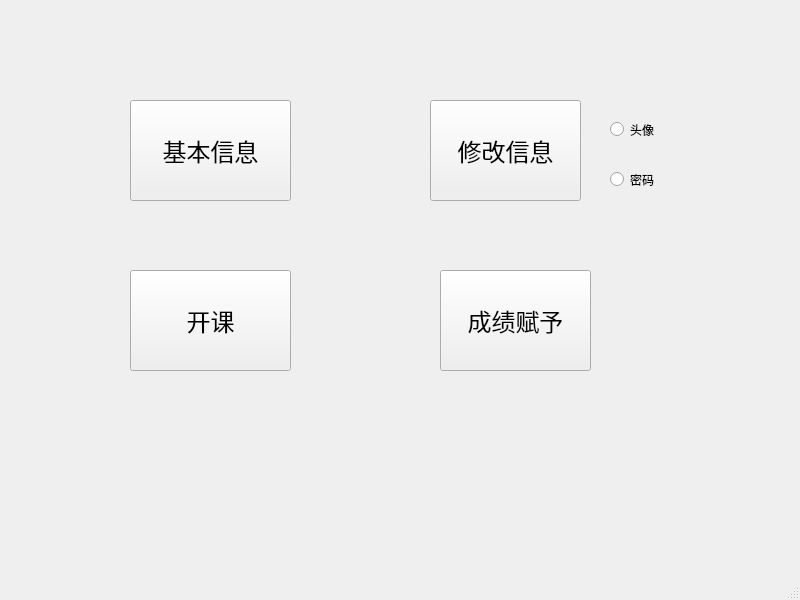
<?xml version="1.0" encoding="UTF-8"?>
<ui version="4.0">
 <class>MainWindow</class>
 <widget class="QMainWindow" name="MainWindow">
  <property name="geometry">
   <rect>
    <x>0</x>
    <y>0</y>
    <width>800</width>
    <height>600</height>
   </rect>
  </property>
  <property name="windowTitle">
   <string>MainWindow</string>
  </property>
  <widget class="QWidget" name="centralwidget">
   <widget class="QPushButton" name="change">
    <property name="geometry">
     <rect>
      <x>430</x>
      <y>100</y>
      <width>151</width>
      <height>101</height>
     </rect>
    </property>
    <property name="font">
     <font>
      <pointsize>18</pointsize>
     </font>
    </property>
    <property name="text">
     <string>修改信息</string>
    </property>
   </widget>
   <widget class="QPushButton" name="info">
    <property name="geometry">
     <rect>
      <x>130</x>
      <y>100</y>
      <width>161</width>
      <height>101</height>
     </rect>
    </property>
    <property name="font">
     <font>
      <pointsize>18</pointsize>
     </font>
    </property>
    <property name="text">
     <string>基本信息</string>
    </property>
   </widget>
   <widget class="QPushButton" name="grade">
    <property name="geometry">
     <rect>
      <x>440</x>
      <y>270</y>
      <width>151</width>
      <height>101</height>
     </rect>
    </property>
    <property name="font">
     <font>
      <pointsize>18</pointsize>
     </font>
    </property>
    <property name="text">
     <string>成绩赋予</string>
    </property>
   </widget>
   <widget class="QPushButton" name="course">
    <property name="geometry">
     <rect>
      <x>130</x>
      <y>270</y>
      <width>161</width>
      <height>101</height>
     </rect>
    </property>
    <property name="font">
     <font>
      <pointsize>18</pointsize>
     </font>
    </property>
    <property name="text">
     <string>开课</string>
    </property>
   </widget>
   <widget class="QRadioButton" name="key">
    <property name="geometry">
     <rect>
      <x>610</x>
      <y>170</y>
      <width>115</width>
      <height>19</height>
     </rect>
    </property>
    <property name="text">
     <string>密码</string>
    </property>
   </widget>
   <widget class="QRadioButton" name="image">
    <property name="geometry">
     <rect>
      <x>610</x>
      <y>120</y>
      <width>115</width>
      <height>19</height>
     </rect>
    </property>
    <property name="text">
     <string>头像</string>
    </property>
   </widget>
  </widget>
  <widget class="QMenuBar" name="menubar">
   <property name="geometry">
    <rect>
     <x>0</x>
     <y>0</y>
     <width>800</width>
     <height>26</height>
    </rect>
   </property>
  </widget>
  <widget class="QStatusBar" name="statusbar"/>
 </widget>
 <resources/>
 <connections/>
</ui>
